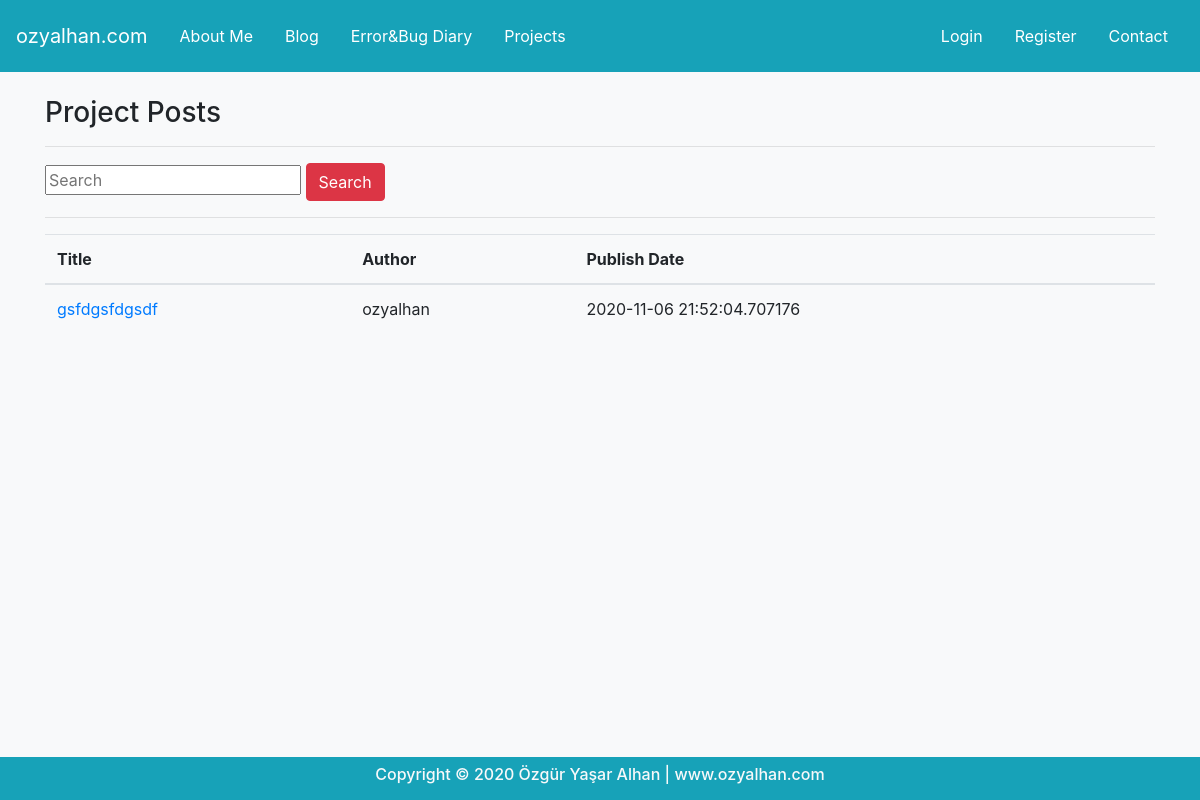
The app's page /projects with its own data.
### blog.py (models this page shows)
class Projects(db.Model):
    id = db.Column(db.Integer, primary_key=True)
    title = db.Column(db.String(40), nullable=False)
    author = db.Column(db.String(40), nullable=False)
    content = db.Column(db.Text, nullable=False)
    publish_date = db.Column(
        db.DateTime, nullable=False, default=datetime.utcnow)

### blog.py (the view)
@ app.route("/projects")
def projects():
    projects = Projects.query.all()
    if projects != "":  # veritabanında makale var
        return render_template("projects.html", projects=projects)
    else:
        return render_template("projects.html")
    return render_template("projects.html")

### templates/projects.html
{% extends "layout.html" %}
{% block body %}
<div class="container">
    <h3>Project Posts</h3>
    <hr>
    {% if projects %}
    <form action="/search-project" method="POST">
        <input type="text" name="keyword" class="input-sm" maxlength="64" placeholder="Search">
        <button type="submit" class="btn btn-danger">Search</button>
    </form>
    <table class="table table-hover">
        <thead>
            <tr>
                <th scope="col">Title</th>
                <th scope="col">Author</th>
                <th scope="col">Publish Date</th>
            </tr>
        </thead>
        <tbody>
            {% for project in  projects %}
            <tr>
                <td><a href="/project/{{project.id}}">{{project.title}}</a></td>
                <td>{{project.author}}</td>
                <td>{{project.publish_date}}</td>
            </tr>
            {% endfor %}
            <hr>
        </tbody>
    </table>
    {% else %}
    <div class="alert alert-danger">Unfortunately any project posts here.</div>
    {% endif %}
</div>
{% endblock %}

### records on screen
Projects: title "gsfdgsfdgsdf", author "ozyalhan", publish_date "2020-11-06 21:52:04.707176"
